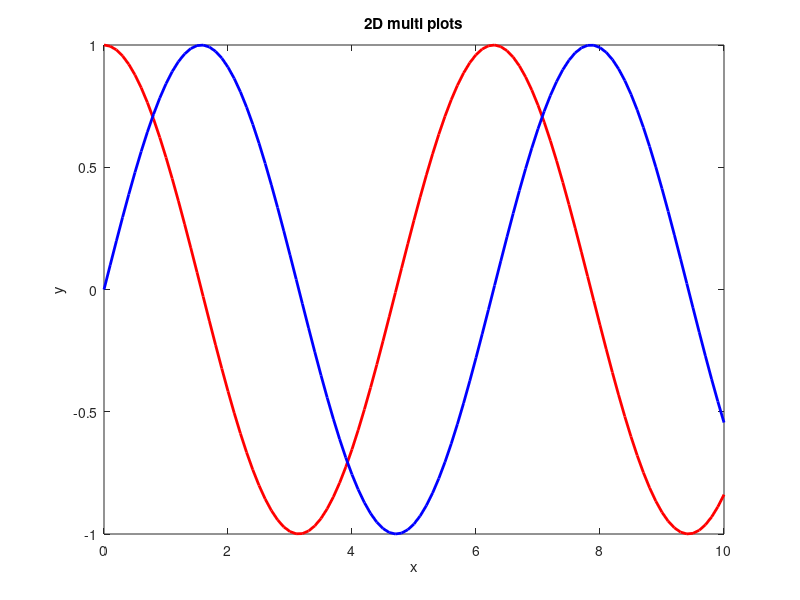

Recreate this plot in MATLAB.
    close all; clear all; clc
    x = 0:0.1:10;
    y1 = cos(x);
    y2 = sin(x);

    plot(x,y1,'r','LineWidth',2)
    hold on
    plot(x,y2,'b','LineWidth',2)
    xlabel('x')
    ylabel('y')
    title('2D multi plots')